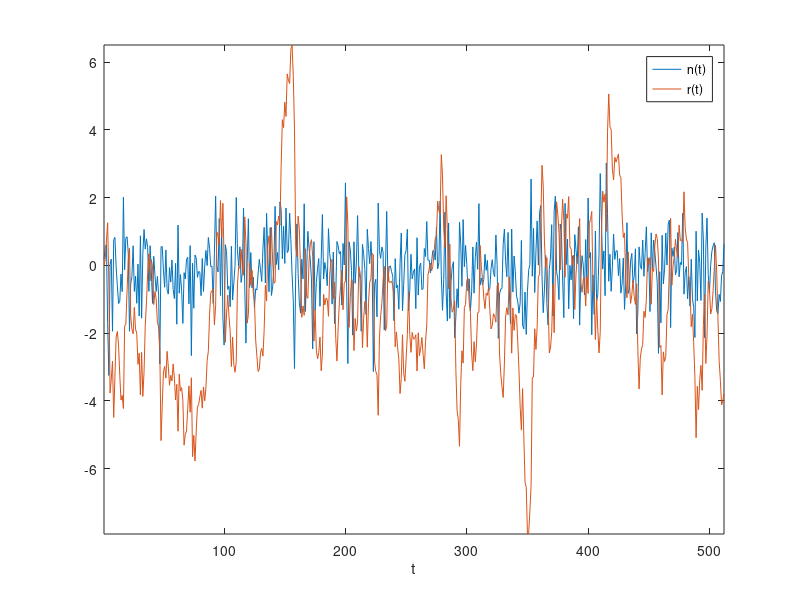
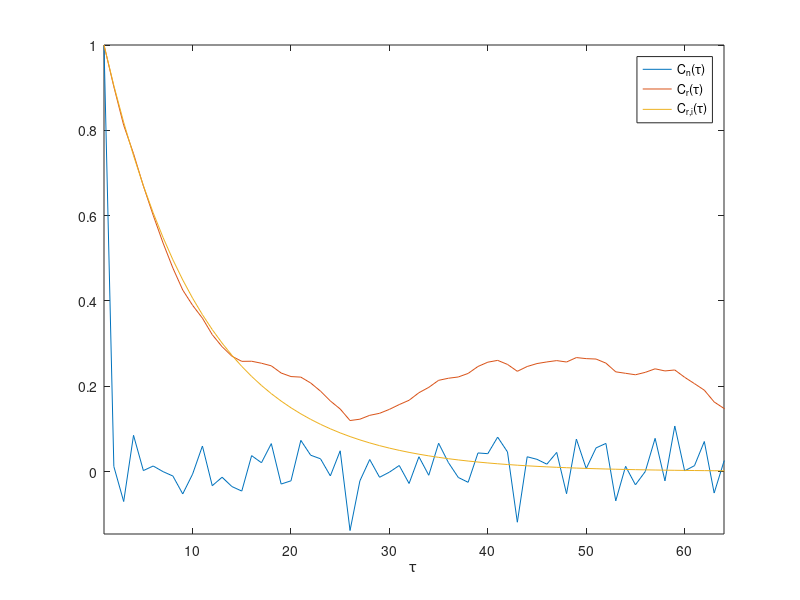
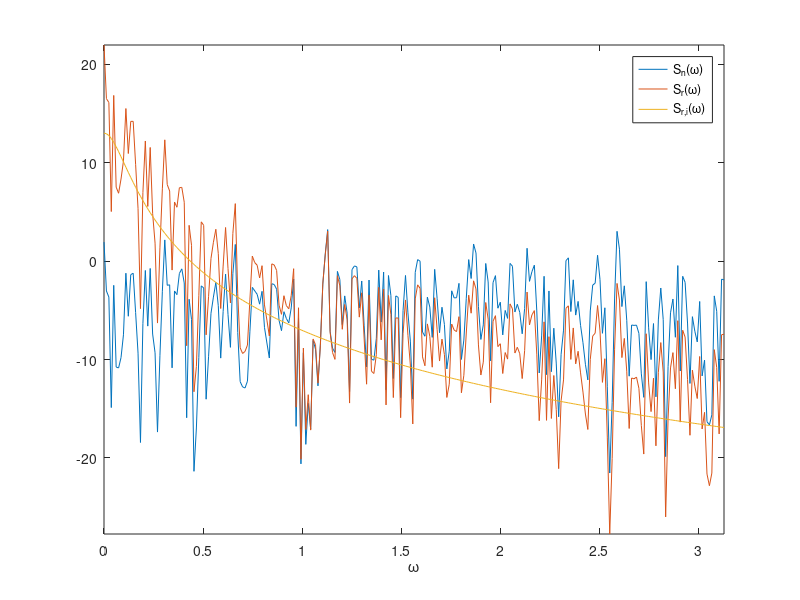

MATLAB code to generate these figures, in order:
%% 1st order Markov process

T = 512;% %Duration
w = 2*pi*(0:(T/2-1))'/T; %Frequency

rho = 0.9; %AR coefficient
n = randn(T,1); %Random noise

%Generate signal
r = zeros(T,1);
for tt=1:T-1
    r(tt+1) = r(tt)*rho + n(tt);
end

%Hamming window
win_hamm = (0.54-0.46*cos(2*pi*(0:T-1)/(T-1)))';

%Autocorrelation
cn = real(ifft(abs(fft(n.*win_hamm,T*2)).^2, T*2));
cn = cn(1:T)/cn(1);
cr = real(ifft(abs(fft(r.*win_hamm,T*2)).^2, T*2));
cr = cr(1:T)/cr(1);

a = 1-rho;
cr_i = exp(-a.*(0:T-1));

%FFT
Sn = abs(fft(n.*win_hamm,T)).^2/T;
Sr = abs(fft(r.*win_hamm,T)).^2/T;

Sr_i = 2*a./(a^2+w.^2);

%Draw figures
figure(1);
plot(1:T,n,1:T,r);
axis tight;
xlabel('t');
legend('n(t)','r(t)');

figure(2);
plot(1:T,cn,1:T,cr,1:T,cr_i);
axis tight;
xlim([1,64]);
xlabel('\tau');
legend('C_n(\tau)','C_r(\tau)','C_{r,i}(\tau)');

figure(3);
plot(w,10*log10(Sn(1:T/2)),w,10*log10(Sr(1:T/2)),w,10*log10(Sr_i));
axis tight;
xlabel('\omega');
legend('S_n(\omega)','S_r(\omega)','S_{r,i}(\omega)');

